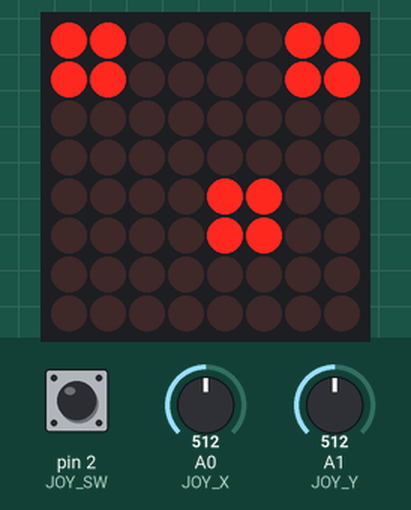
This sketch was run on a simulated Arduino Uno, built with avr-gcc and run on an emulated ATmega328P. On the bench: 8×8 LED matrix. Inputs (shaded band) come from the test bench; at power-on: A0 (JOY_X) = 512, A1 (JOY_Y) = 512, pin 2 (JOY_SW) HIGH. Random numbers use the default seed unless the sketch sets one.

Above: at 2.5 s.
2.6 s: A0 (JOY_X) set to 691
5.6 s: A0 (JOY_X) set to 713
At 5.91 s:
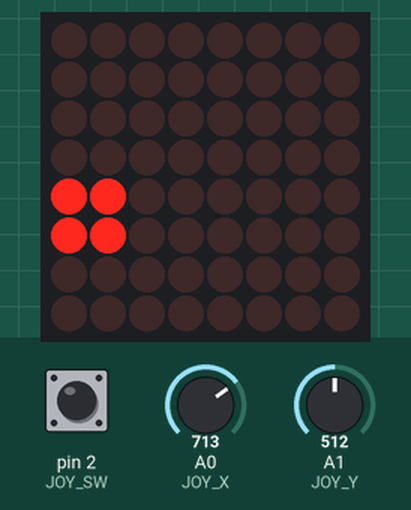
8.2 s: A1 (JOY_Y) set to 683
9.7 s: A1 (JOY_Y) set to 707
At 9.91 s:
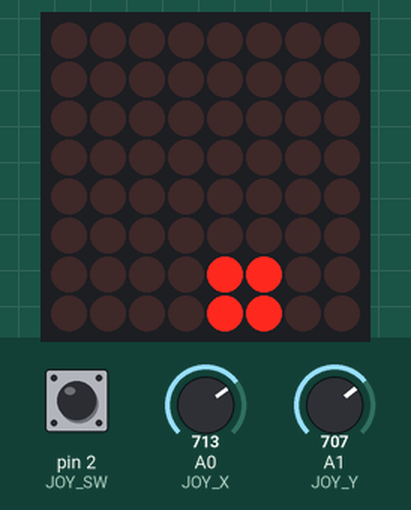
12.5 s: pin 2 (JOY_SW) pulled LOW for 0.15 s
At 12.73 s:
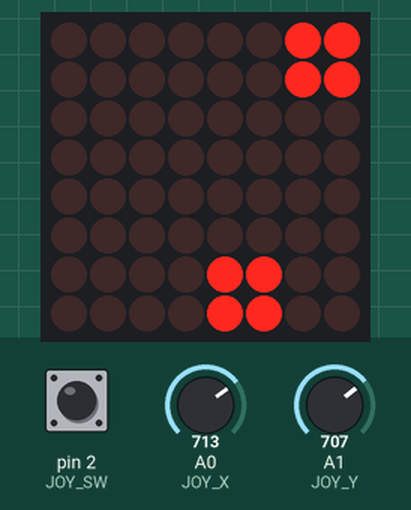
13.2 s: pin 2 (JOY_SW) pulled LOW for 1 s
At 13.91 s:
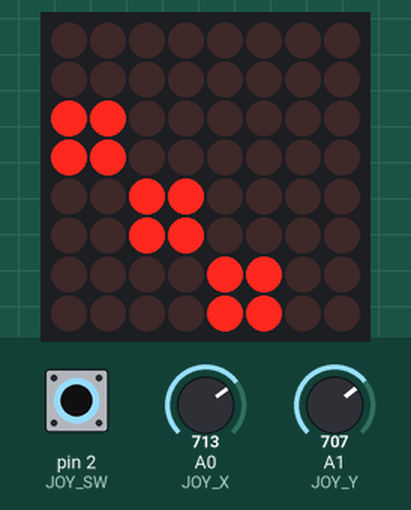

Measured:
- the behaviour switches between 700 and 701 on A0 (JOY_X) (found by bisection; images 0 and 1)
- the behaviour switches between 700 and 701 on A1 (JOY_Y) (found by bisection; images 1 and 2)

The sketch:

pattern_memory_game.ino
```cpp
#include <LedControl.h>

// ---------- Pins ----------
const int PIN_DIN = 12;
const int PIN_CLK = 11;
const int PIN_CS  = 10;

const int JOY_X  = A0;
const int JOY_Y  = A1;
const int JOY_SW = 2;

LedControl lc = LedControl(PIN_DIN, PIN_CLK, PIN_CS, 1);

// ---------- Tweakables ----------
const int START_LEVEL   = 1;
const int MAX_LEVEL     = 16;

const int STAGE1_LEVELS = 6;
const int STAGE2_LEVELS = 4;

const int START_CELLS_S1 = 3;
const int START_CELLS_S2 = 3;
const int START_CELLS_S3 = 4;

const unsigned long SHOW_TIME_BASE = 2000;
const unsigned long SHOW_TIME_PER_CELL = 300;
const unsigned long LEVEL_DISPLAY_TIME = 1500;
const unsigned long BLINK_TIME = 200;


const unsigned long MOVE_DELAY_S1 = 220;
const unsigned long MOVE_DELAY_S2 = 190;
const unsigned long MOVE_DELAY_S3 = 150;

const bool INVERT_X = false;
const bool INVERT_Y = false;

const bool MIRROR_COLUMNS = false;

const int STICK_LOW  = 300;
const int STICK_HIGH = 700;

// ---------- Game state ----------
const int MAXG = 8;

byte pattern[MAXG];
byte locked[MAXG];

int  level = START_LEVEL;
int  cellCount = START_CELLS_S1;
int  curRow = 0, curCol = 0;
unsigned long lastMove = 0;


int cellW = 2, cellH = 2;
int gridCols = 4, gridRows = 4;
unsigned long moveDelay = MOVE_DELAY_S1;


const byte CROSS[8] = {
  B10000001, B01000010, B00100100, B00011000,
  B00011000, B00100100, B01000010, B10000001
};


const byte FONT[10][5] = {
  {B111, B101, B101, B101, B111},
  {B010, B110, B010, B010, B111},
  {B111, B001, B111, B100, B111},
  {B111, B001, B111, B001, B111},
  {B101, B101, B111, B001, B001},
  {B111, B100, B111, B001, B111},
  {B111, B100, B111, B101, B111},
  {B111, B001, B001, B001, B001},
  {B111, B101, B111, B101, B111},
  {B111, B101, B111, B001, B111}
};

// ---------- Stage handling ----------
void setStage() {
  int firstLevel, startCells;

  if (level <= STAGE1_LEVELS) {
    cellW = 2; cellH = 2; moveDelay = MOVE_DELAY_S1;
    firstLevel = 1;
    startCells = START_CELLS_S1;
  } else if (level <= STAGE1_LEVELS + STAGE2_LEVELS) {
    cellW = 2; cellH = 1; moveDelay = MOVE_DELAY_S2;
    firstLevel = STAGE1_LEVELS + 1;
    startCells = START_CELLS_S2;
  } else {
    cellW = 1; cellH = 1; moveDelay = MOVE_DELAY_S3;
    firstLevel = STAGE1_LEVELS + STAGE2_LEVELS + 1;
    startCells = START_CELLS_S3;
  }

  gridCols = 8 / cellW;
  gridRows = 8 / cellH;
  cellCount = startCells + (level - firstLevel);
}

// ---------- Drawing helpers ----------
byte fixBits(byte b) {
  if (!MIRROR_COLUMNS) return b;
  byte r = 0;
  for (int i = 0; i < 8; i++) if (b & (1 << i)) r |= (1 << (7 - i));
  return r;
}


void drawFrame(const byte frame[8]) {
  for (int r = 0; r < 8; r++) lc.setRow(0, r, fixBits(frame[r]));
}


void expandCells(const byte cells[MAXG], byte out[8]) {
  for (int i = 0; i < 8; i++) out[i] = 0;
  byte colMask = (1 << cellW) - 1;
  for (int r = 0; r < gridRows; r++) {
    byte row = 0;
    for (int c = 0; c < gridCols; c++) {
      if (cells[r] & (1 << c)) row |= (colMask << (8 - (c + 1) * cellW));
    }
    for (int k = 0; k < cellH; k++) out[r * cellH + k] = row;
  }
}

void drawCells(const byte cells[MAXG]) {
  byte frame[8];
  expandCells(cells, frame);
  drawFrame(frame);
}

void clearCells(byte cells[MAXG]) {
  for (int r = 0; r < MAXG; r++) cells[r] = 0;
}

int countCells(const byte cells[MAXG]) {
  int n = 0;
  for (int r = 0; r < MAXG; r++) {
    byte b = cells[r];
    while (b) { n += b & 1; b >>= 1; }
  }
  return n;
}

bool cellsEqual(const byte a[MAXG], const byte b[MAXG]) {
  for (int r = 0; r < MAXG; r++) if (a[r] != b[r]) return false;
  return true;
}

void flashCells(const byte cells[MAXG], int times, int ms) {
  for (int i = 0; i < times; i++) {
    drawCells(cells);
    delay(ms);
    lc.clearDisplay(0);
    delay(ms);
  }
}

void flashFrame(const byte frame[8], int times, int ms) {
  for (int i = 0; i < times; i++) {
    drawFrame(frame);
    delay(ms);
    lc.clearDisplay(0);
    delay(ms);
  }
}


void showNumber(int n) {
  byte frame[8] = {0, 0, 0, 0, 0, 0, 0, 0};
  for (int r = 0; r < 5; r++) {
    if (n >= 10) {
      frame[r + 1] = (FONT[(n / 10) % 10][r] << 5) | (FONT[n % 10][r] << 1);
    } else {
      frame[r + 1] = FONT[n][r] << 3;
    }
  }
  drawFrame(frame);
}

// ---------- Pattern generation ----------
void generatePattern(int count) {
  clearCells(pattern);
  int placed = 0;
  while (placed < count) {
    int r = random(gridRows);
    int c = random(gridCols);
    if (!(pattern[r] & (1 << c))) {
      pattern[r] |= (1 << c);
      placed++;
    }
  }
}

// ---------- Input ----------
void handleMove() {
  if (millis() - lastMove < moveDelay) return;

  int x = analogRead(JOY_X);
  int y = analogRead(JOY_Y);
  int dx = 0, dy = 0;

  if (x < STICK_LOW) dx = -1; else if (x > STICK_HIGH) dx = 1;
  if (y < STICK_LOW) dy = -1; else if (y > STICK_HIGH) dy = 1;

  if (INVERT_X) dx = -dx;
  if (INVERT_Y) dy = -dy;

  if (dx != 0 || dy != 0) {
    curCol = (curCol + dx + gridCols) % gridCols;
    curRow = (curRow + dy + gridRows) % gridRows;
    lastMove = millis();
  }
}

bool buttonPressed() {
  static bool lastState = HIGH;
  static unsigned long lastChange = 0;
  bool state = digitalRead(JOY_SW);
  bool pressed = false;

  if (state != lastState && millis() - lastChange > 40) {   // debounce
    lastChange = millis();
    if (state == LOW) pressed = true;
    lastState = state;
  }
  return pressed;
}

// ---------- Game phases ----------
void showPattern() {
  drawCells(pattern);
  delay(SHOW_TIME_BASE + SHOW_TIME_PER_CELL * cellCount);
  lc.clearDisplay(0);
  delay(400);
}


bool playerInput(int target) {
  clearCells(locked);
  curRow = gridRows / 2;
  curCol = gridCols / 2;
  bool blinkOn = true;
  unsigned long lastBlink = millis();

  while (true) {
    handleMove();

    if (buttonPressed()) {
      locked[curRow] ^= (1 << curCol);
      if (countCells(locked) == target) {
        drawCells(locked);
        delay(500);
        return cellsEqual(locked, pattern);
      }
    }

    if (millis() - lastBlink >= BLINK_TIME) {
      blinkOn = !blinkOn;
      lastBlink = millis();
    }

    byte cells[MAXG];
    for (int r = 0; r < MAXG; r++) cells[r] = locked[r];
    if (blinkOn) cells[curRow] ^= (1 << curCol);
    drawCells(cells);
  }
}

// ---------- Arduino ----------
void setup() {
  pinMode(JOY_SW, INPUT_PULLUP);

  lc.shutdown(0, false);
  lc.setIntensity(0, 5);
  lc.clearDisplay(0);

  randomSeed(analogRead(A5));

  byte allOn[8] = {255, 255, 255, 255, 255, 255, 255, 255};
  flashFrame(allOn, 2, 200);
  delay(500);
}

void loop() {
  setStage();

  generatePattern(cellCount);
  showPattern();

  bool correct = playerInput(cellCount);

  if (correct) {
    flashCells(pattern, 2, 150);
    if (level < MAX_LEVEL) level++;
    showNumber(level);
    delay(LEVEL_DISPLAY_TIME);
  } else {
    drawFrame(CROSS);
    delay(1200);
    flashCells(pattern, 3, 300);
    level = START_LEVEL;
  }

  lc.clearDisplay(0);
  delay(800);
}
```
